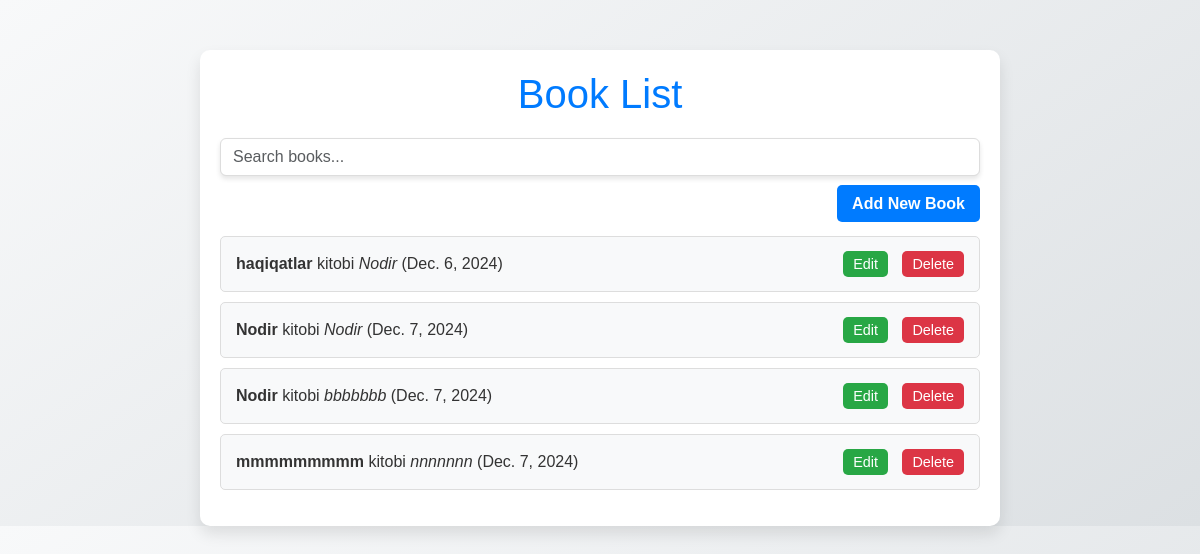
The page / on the database its author committed.
### home/models/books.py (models this page shows, shortened)
class Book(models.Model):
    title = models.CharField(max_length=200)
    author = models.CharField(max_length=100)
    published_date = models.DateField()

### home/views.py (the view)
# urls.py: path('', views.list_books, name='home'),
def list_books(request):
    books = Book.objects.all()
    return render(request, 'list.html', {'books': books})

### home/templates/list.html (shortened to what this page needs)
<!DOCTYPE html>
<html lang="en">
<head>
    <link href="https://cdn.jsdelivr.net/npm/bootstrap@5.3.0/dist/css/bootstrap.min.css" rel="stylesheet">
</head>
<body>
    <div class="container">
        <h1>Book List</h1>
        <input type="text" id="searchInput" placeholder="Search books..." onkeyup="searchBooks()" class="form-control mb-3">
        <div class="add-book">
            <a href="{% url 'create_book' %}">Add New Book</a>
        </div>
        <ul>
            {% for book in books %}
            <li>
                <span><strong>{{ book.title }}</strong> kitobi <em>{{ book.author }}</em> ({{ book.published_date }})</span>
                <div>
                    <a href="{% url 'update_book' book.id %}" class="edit">Edit</a>
                    <a href="{% url 'delete_book' book.id %}" class="delete">Delete</a>
                </div>
            </li>
            {% endfor %}
        </ul>
    </div>
</body>
</html>

### home/templates/list.html (style rules this page uses)
body { font-family: Arial, sans-serif; background: linear-gradient(145deg, #f8f9fa, #dce0e3); color: #333; margin: 0; padding: 0; }
.container { margin-top: 50px; max-width: 800px; background: #fff; padding: 20px; border-radius: 10px; box-shadow: 0px 8px 15px rgba(0, 0, 0, 0.1); }
h1 { text-align: center; color: #007bff; font-size: 2.5rem; margin-bottom: 20px; }
.add-book { text-align: right; margin-bottom: 20px; }
.add-book a { background: #007bff; color: #fff; padding: 10px 15px; border-radius: 5px; text-decoration: none; font-weight: bold; transition: all 0.3s ease-in-out; }
ul { list-style: none; padding: 0; }
li { background: #f8f9fa; border: 1px solid #ddd; border-radius: 5px; padding: 15px; margin-bottom: 10px; display: flex; justify-content: space-between; align-items: center; }
li span { flex: 1; }
li a { margin-left: 10px; padding: 5px 10px; font-size: 0.9rem; border-radius: 5px; text-decoration: none; color: #fff; transition: all 0.3s ease-in-out; }
li a.edit { background: #28a745; }
li a.delete { background: #dc3545; }
#searchInput { margin-bottom: 20px; border: 1px solid #ddd; box-shadow: 0px 3px 5px rgba(0, 0, 0, 0.1); }

### rows shown on the page
Book: title "haqiqatlar", author "Nodir", published_date "Dec. 6, 2024"
Book: title "Nodir", author "Nodir", published_date "Dec. 7, 2024"
Book: title "Nodir", author "bbbbbbb", published_date "Dec. 7, 2024"
Book: title "mmmmmmmmm", author "nnnnnnn", published_date "Dec. 7, 2024"
